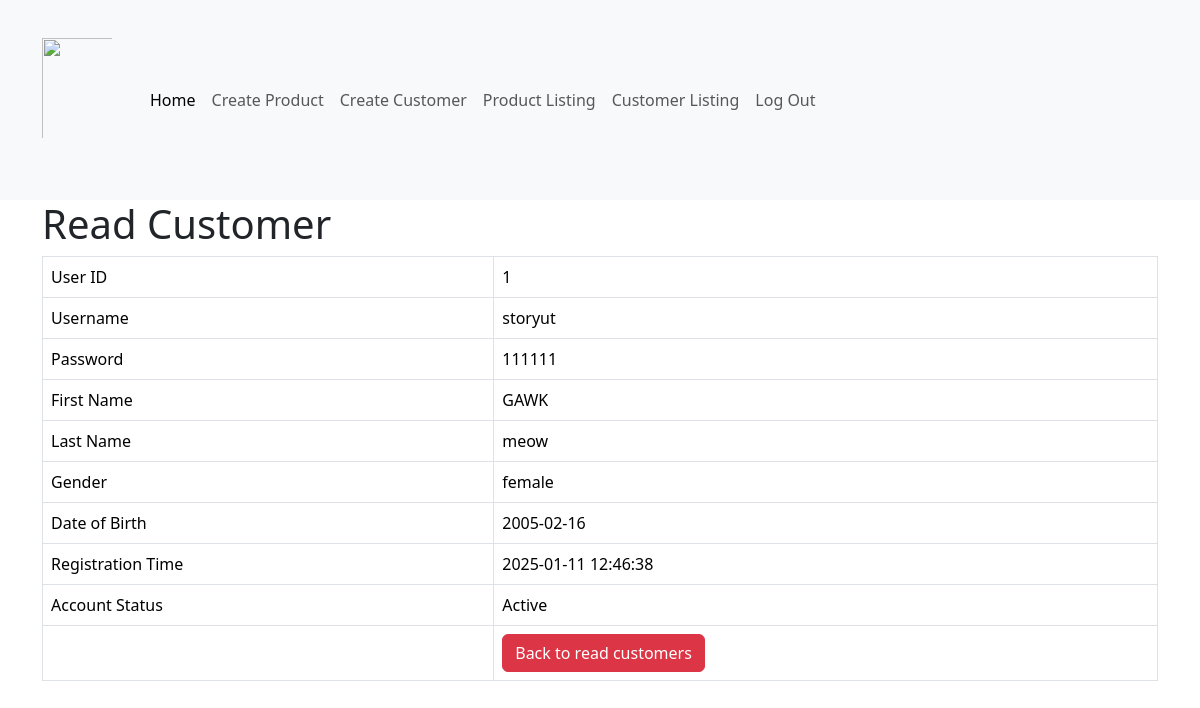
Screenshot of /shop/customer_details.php?userid=1 (signed in) with the database file from the repository.
### tables this page shows
CREATE TABLE IF NOT EXISTS `customers` (
  `user_id` int NOT NULL AUTO_INCREMENT,
  `username` varchar(255) NOT NULL,
  `password` varchar(255) NOT NULL,
  `first_name` text NOT NULL,
  `last_name` text NOT NULL,
  `gender` varchar(255) NOT NULL,
  `date_of_birth` date NOT NULL,
  `registration_time` timestamp NOT NULL DEFAULT CURRENT_TIMESTAMP,
  `account_status` tinyint(1) NOT NULL DEFAULT '1',
  PRIMARY KEY (`user_id`)
);

### shop/customer_details.php (the view, shortened to what this page needs)
<!DOCTYPE HTML>
<html>
<head>
    <link href="https://cdn.jsdelivr.net/npm/bootstrap@5.3.3/dist/css/bootstrap.min.css" rel="stylesheet">
</head>
<body>
    <?php
    include 'menu.php';
    ?>
    <div class="container">
        <div class="page-header">
            <h1>Read Customer</h1>
        </div>
        <?php
        $userid = isset($_GET['userid']) ? $_GET['userid'] : die('ERROR: Record Username not found.');
        include 'config/database.php';
        try {
            $query = "SELECT user_id, username, password, first_name, last_name, gender, date_of_birth, registration_time, account_status FROM customers WHERE user_id = ? LIMIT 0,1";
            $stmt = $con->prepare($query);
            $stmt->bindParam(1, $userid);
            $stmt->execute();
            $row = $stmt->fetch(PDO::FETCH_ASSOC);
            $fetched_id = $row['user_id'];
            $fetched_name = $row['username'];
            $fetched_password = $row['password'];
            $first_name = $row['first_name'];
            $last_name = $row['last_name'];
            $gender = $row['gender'];
            $date_of_birth = $row['date_of_birth'];
            $registration_time = $row['registration_time'];
            $account_status = $row['account_status'];
        }
        catch (PDOException $exception) {
            die('ERROR: ' . $exception->getMessage());
        }
        ?>
        <table class='table table-hover table-responsive table-bordered'>
            <tr>
                <td>User ID</td>
                <td><?php echo htmlspecialchars($fetched_id, ENT_QUOTES); ?></td>
            </tr>
            <tr>
                <td>Username</td>
                <td><?php echo htmlspecialchars($fetched_name, ENT_QUOTES); ?></td>
            </tr>
            <tr>
                <td>Password</td>
                <td><?php echo htmlspecialchars($fetched_password, ENT_QUOTES); ?></td>
            </tr>
            <tr>
                <td>First Name</td>
                <td><?php echo htmlspecialchars($first_name, ENT_QUOTES); ?></td>
            </tr>
            <tr>
                <td>Last Name</td>
                <td><?php echo htmlspecialchars($last_name, ENT_QUOTES); ?></td>
            </tr>
            <tr>
                <td>Gender</td>
                <td><?php echo htmlspecialchars($gender, ENT_QUOTES); ?></td>
            </tr>
            <tr>
                <td>Date of Birth</td>
                <td><?php echo htmlspecialchars($date_of_birth, ENT_QUOTES); ?></td>
            </tr>
            <tr>
                <td>Registration Time</td>
                <td><?php echo htmlspecialchars($registration_time, ENT_QUOTES); ?></td>
            </tr>
            <tr>
                <td>Account Status</td>
                <td><?php
                if ($account_status == 1) {
                    $status = "Active";
                    echo htmlspecialchars($status, ENT_QUOTES);
                }
                ?></td>
            </tr>
            <tr>
                <td></td>
                <td>
                    <a href='customer_listing.php' class='btn btn-danger'>Back to read customers</a>
                </td>
            </tr>
        </table>
    </div>
</body>
</html>

### rows the page displays
customers: user_id "1", username "storyut", password "111111", first_name "GAWK", last_name "meow", gender "female", date_of_birth "2005-02-16", registration_time "2025-01-11 12:46:38", account_status "Active"
